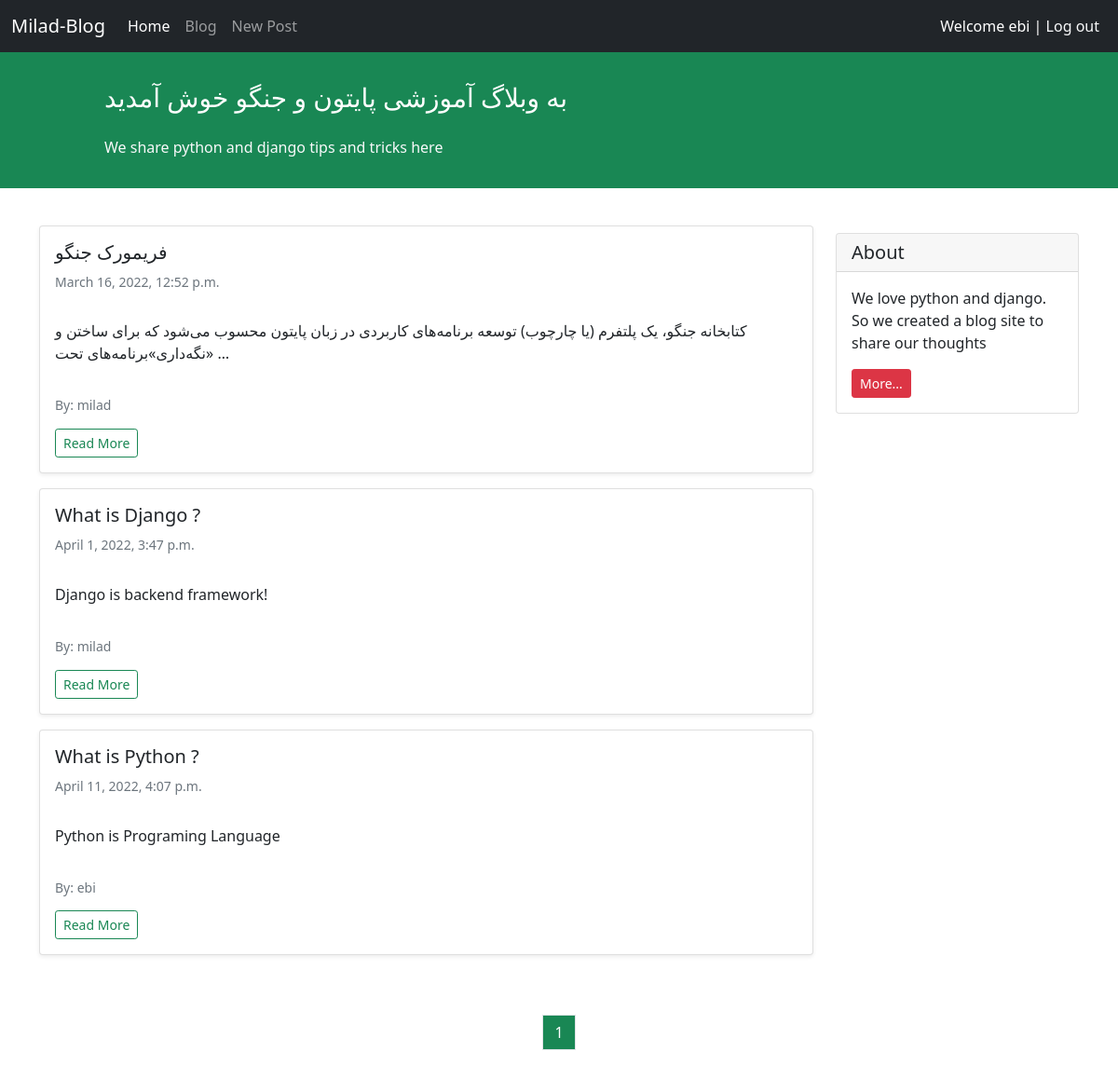
The page / (signed in) on the database its author committed.
### blog/models.py (models this page shows, shortened)
class Post(models.Model):
    STATUS_CHOICES = (('pub', 'Published'), ('drf', 'Draft'),)
    title = models.CharField(max_length=100)
    text = models.TextField()
    author = models.ForeignKey('auth.User', on_delete=models.CASCADE)
    datetime_created = models.DateTimeField(auto_now_add=True)
    datetime_modified = models.DateTimeField(auto_now=True)
    status = models.CharField(choices=STATUS_CHOICES, max_length=3)

### blog/views.py (the view)
# urls.py: path('', views.PostListView.as_view(), name='posts_list'),
class PostListView(generic.ListView):
    template_name = 'blog/posts_list.html'
    context_object_name = 'posts_list'
    paginate_by = 4
    def get_queryset(self):
        return Post.objects.filter(status='pub').order_by('-datetime_modified')

### blog/templates/blog/posts_list.html (shortened to what this page needs)
{% extends '_base.html' %}
{% block content %}
    <div class="container mt-4 ">
        <div class="row">
            <div class="col-9">
                {% for post in posts_list %}
                    <div class="card shadow-sm my-3 ">
                        <div class="card-body">
                            <h5 class="card-title">{{ post.title }}</h5>
                            <h6 class="card-subtitle mb-2 text-muted small py-2">{{ post.datetime_created }}</h6>
                            <p class="card-text py-3">
                                {{ post.text|truncatewords:20 }}
                            </p>
                            <h6 class="card-subtitle mb-2 text-muted small py-2"> By: {{ post.author }}</h6>
                            <a href="{% url 'posts_detail' post.id %}" class="btn btn-outline-success btn-sm">Read More</a>
                        </div>
                    </div>
                {% endfor %}
            </div>
            <div class="col-3">
                <div class="card my-4">
                    <h5 class="card-header">About</h5>
                    <div class="card-body">
                        <p class="card-text">We love python and django. So we created a blog site to share our
                            thoughts</p>
                        <a href="#"
                           class="btn btn-sm btn-danger">
                            More...
                        </a>
                    </div>
                </div>
            </div>
        </div>
    </div>
            <nav aria-label="Page navigation example ">
        <ul class="pagination justify-content-center mt-5">
                {% for i in page_obj.paginator.page_range %}
                    {% if page_obj.number == i %}
                        <a href="?page={{ i }}" class="text-decoration-none">
                            <li class="page-item page-link bg-success text-white">{{ i }}</li>
                        </a>
                    {% else %}
                        <a href="?page={{ i }}" class="text-decoration-none">
                            <li class="page-item page-link text-success">{{ i }}</li>
                        </a>
                    {% endif %}
                {% endfor %}
        </ul>
    </nav>
{% endblock content %}

### templates/_base.html (shortened to what this page needs)
<!doctype html>
<html lang="en">
<head>
    <link href="https://cdn.jsdelivr.net/npm/bootstrap@5.1.3/dist/css/bootstrap.min.css" rel="stylesheet"
>
</head>
<body>
<nav class="navbar navbar-expand-lg navbar-dark bg-dark">
    <div class="container-fluid">
        <a class="navbar-brand" href="#">Milad-Blog</a>
        <div class="collapse navbar-collapse" id="navbarNavAltMarkup">
            <div class="navbar-nav">
                <a class="nav-link active" aria-current="page" href="{% url 'posts_list' %}">Home</a>
                <a class="nav-link" href="{% url 'posts_list' %}">Blog</a>
                <a class="nav-link" href="{% url 'new_post' %}">New Post</a>
            </div>
        </div>
        <div class="mx-2 text-white">
            {% if user.is_authenticated %}
                Welcome {{ user.username }} | <a class="text-decoration-none text-light"  href=" {% url 'logout' %}">Log out</a>
            {% else %}
                <a class="text-decoration-none text-light" href="{% url 'login' %}">Log in</a> | <a class="text-decoration-none text-light" href="{% url 'signup' %}">Sign up</a>
            {% endif %}
        </div>
    </div>
</nav>
<div class="container-fluid bg-success">
    <div class="row py-3">
        <div class="col-md-8 col-md-10 mx-auto">
            <h3 class="my-4 mt-3 text-white">به وبلاگ آموزشی پایتون و جنگو خوش آمدید </h3>
            <p class="text-light">We share python and django tips and tricks here</p>
        </div>
    </div>
</div>
{% block content %}
{% endblock content %}
</body>
</html>

### rows shown on the page
Post: title "فریمورک جنگو", datetime_created "March 16, 2022, 12:52 p.m.", text "کتابخانه جنگو، یک پلتفرم (یا چارچوب) توسعه برنامه‌های کاربردی در زبان پایتون محسوب می‌شود که برای ساختن و «نگه‌داری»برنامه‌های تحت …", author "milad"
Post: title "What is Django ?", datetime_created "April 1, 2022, 3:47 p.m.", text "Django is backend framework!", author "milad"
Post: title "What is Python ?", datetime_created "April 11, 2022, 4:07 p.m.", text "Python is Programing Language", author "ebi"

### other values the page prints
{{ user.username }} "ebi"
{{ i }} "1"
